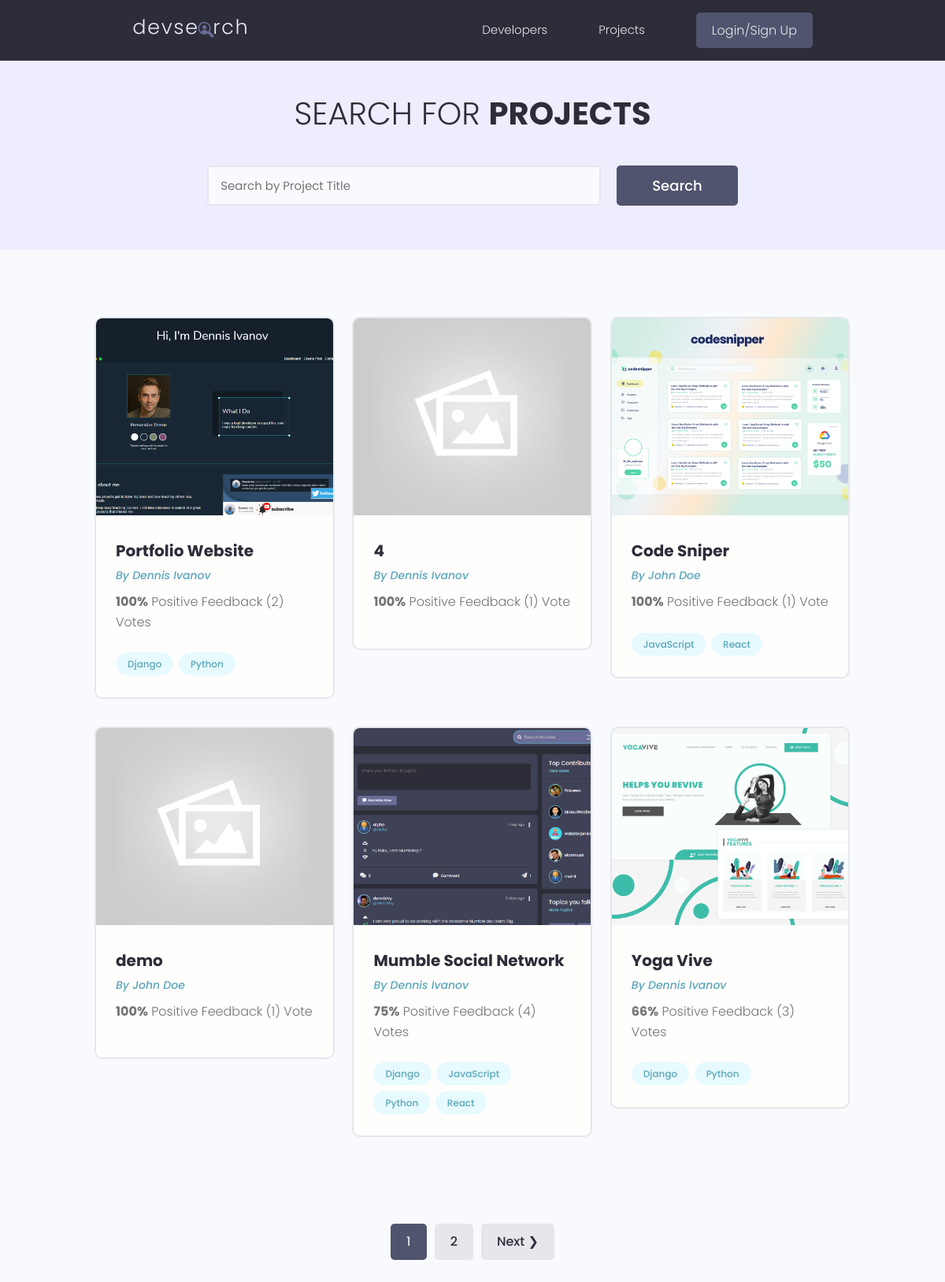
/projects/, run on the app's committed database.
### projects/models.py (models this page shows, shortened)
class Project(models.Model):
    owner = models.ForeignKey(Profile, null=True, blank=True, on_delete=models.SET_NULL)
    title = models.CharField(max_length=200)
    description = models.TextField(null=True, blank=True)
    featured_image = models.ImageField(null=True, blank=True, default="default.jpg")
    demo_link = models.CharField(max_length=2000, null=True, blank=True)
    source_link = models.CharField(max_length=2000, null=True, blank=True)
    tags = models.ManyToManyField('Tag', blank=True)
    vote_total = models.IntegerField(default=0, null=True, blank=True)
    vote_ratio = models.IntegerField(default=0, null=True, blank=True)
    created = models.DateTimeField(auto_now_add=True)
    id = models.UUIDField(default=uuid.uuid4, unique=True, primary_key=True, editable=False)
    class Meta:
        ordering = ['-vote_ratio', '-vote_total', 'title']

class Tag(models.Model):
    name = models.CharField(max_length=200)
    created = models.DateTimeField(auto_now_add=True)
    id = models.UUIDField(default=uuid.uuid4, unique=True, primary_key=True, editable=False)
    def __str__(self):
        return self.name

### users/models.py (models this page shows, shortened)
class Profile(models.Model):
    user = models.OneToOneField(User, on_delete=models.CASCADE, null=True, blank=True)
    name = models.CharField(max_length=200, blank=True, null=True)
    email = models.EmailField(max_length=500, blank=True, null=True)
    username = models.CharField(max_length=200, blank=True, null=True)
    location = models.CharField(max_length=200, blank=True, null=True)
    short_intro = models.CharField(max_length=200, blank=True, null=True)
    bio = models.TextField(blank=True, null=True)
    profile_image = models.ImageField(null=True, blank=True, upload_to='profiles/', default="profiles/user-default.png")
    social_github = models.CharField(max_length=200, blank=True, null=True)
    social_twitter = models.CharField(max_length=200, blank=True, null=True)
    social_linkedin = models.CharField(max_length=200, blank=True, null=True)
    social_youtube = models.CharField(max_length=200, blank=True, null=True)
    social_website = models.CharField(max_length=200, blank=True, null=True)
    created = models.DateTimeField(auto_now_add=True)
    id = models.UUIDField(default=uuid.uuid4, unique=True, primary_key=True, editable=False)

### projects/views.py (the view)
# urls.py: path('projects/', include('projects.urls')),
def projects(request):
    projects, search_query = searchProjects(request)
    result = 6
    custom_range, projects = paginateProjects(request, projects, result)
    context = {'projects' : projects, 'search_query' : search_query, 'custom_range' : custom_range}
    return render(request, 'projects/projects.html', context)

### projects/utils.py (called while the page is built)
def paginateProjects(request, projects, result):
    page = request.GET.get('page')
    paginator = Paginator(projects, result)
    try:
        projects = paginator.page(page)
    except PageNotAnInteger:
        page = 1
        projects = paginator.page(page)
    except EmptyPage:
        page = paginator.num_pages
        projects = paginator.page(page)
    leftIndex = (int(page) - 1)
    if leftIndex < 1:
        leftIndex = 1
    rightIndex = (int(page) + 2)
    if rightIndex > paginator.num_pages:
        rightIndex = paginator.num_pages + 1
    custom_range = range(leftIndex, rightIndex)
    return custom_range, projects

def searchProjects(request):
    search_query = ''
    if request.GET.get('search_query'):
        search_query = request.GET.get('search_query')
    tags = Tag.objects.filter(name__icontains=search_query)
    projects = Project.objects.distinct().filter(Q(title__icontains=search_query) | Q(description__icontains=search_query) | Q(owner__name__icontains=search_query) | Q(tags__in=tags))
    return projects, search_query

### projects/templates/projects/projects.html (shortened to what this page needs)
{% extends 'main.html' %}
{% block content %}
<main class="projects">
  <section class="hero-section text-center">
    <div class="container container--narrow">
      <div class="hero-section__box">
        <h2>Search for <span>Projects</span></h2>
      </div>
      <div class="hero-section__search">
        <form id='searchForm' class="form" action="{% url 'projects' %}" method="get">
          <div class="form__field">
            <input class="input input--text" id="formInput#search" type="text" name="search_query"
              value="{{search_query}}" placeholder="Search by Project Title" />
          </div>
          <input class="btn btn--sub btn--lg" type="submit" value="Search" />
        </form>
      </div>
    </div>
  </section>
  <section class="projectsList">
    <div class="container">
      <div class="grid grid--three">
      {% for project in projects %}
        <div class="column">
          <div class="card project">
            <a href="{% url 'project' project.id %}" class="project">
              <img class="project__thumbnail" src="{{ project.featured_image.url }}" alt="project thumbnail" />
              <div class="card__body">
                <h3 class="project__title">{{project.title}}</h3>
                <p><a class="project__author" href="{% url 'user-profile' project.owner.id %}">By {{project.owner.name}}</a></p>
                <p class="project--rating">
                  <span style="font-weight: bold;">{{project.vote_ratio}}%</span> Positive
                  Feedback ({{project.vote_total}}) Vote{{project.vote_total|pluralize:"s"}}
                </p>
                <div class="project__tags">
                  {% for tag in project.tags.all %}
                  <span class="tag tag--pill tag--main">
                    <small>{{tag}}</small>
                  </span>
                  {% endfor %}
                </div>
              </div>
            </a>
          </div>
        </div>
      {% endfor %}
      </div>
    </div>
  </section>
  {% include 'pagination.html' with queryset=projects custom_range=custom_range %}
</main>
{% endblock content %}

### static/styles/app.css (style rules this page uses)
:root { --color-sub: #2d2d39; }
.btn--sub { background-color: var(--color-sub-light); }
.card { border: 2px solid var(--color-light); }
img { width: 100%; }
.hero-section { height: 40vh; display: flex; align-items: center; background-color: var(--color-sub); }
.hero-section__box { margin-bottom: 4rem; }
.hero-section__box > h2, .hero-section__box > h2 > span { font-size: 4rem; color: var(--color-light); line-height: 1.3; text-transform: uppercase; }
.hero-section__box > h2 { font-weight: 300; }
.hero-section__box > h2 > span { font-weight: 700; }
.hero-section__search > .form { display: flex; align-items: center; justify-content: center; gap: 2rem; }
.hero-section__search > .form input.input--text { width: 50rem; }
.project__author { font-size: 1.4rem; font-style: italic; }
.project--rating { margin-bottom: 1.6em; margin-top: .5em; }
.projects > .hero-section { background: var(--color-sub-lighter); height: 30vh; }
.projects .hero-section__box { margin-bottom: 2.5rem; }
.projects .hero-section__box > h2 { color: var(--color-sub); }
.projects .hero-section__box > h2 > span { font-weight: 700; color: var(--color-sub); }
.projectsList { margin-top: 8rem; }
.project__thumbnail { height: 25rem; object-fit: cover; object-position: top center; }
.project__title { font-size: 2rem; font-weight: 700; color: var(--color-sub); }

### static/uikit/styles/modules/_variables.css (style rules this page uses)
:root { --color-main: #5aa5b9; --color-main-light: #e6faff; --color-sub: #3f4156; --color-sub-light: #51546e; --color-sub-lighter: #ededfd; --color-text: #737373; --color-gray: #8b8b8b; --color-light: #e5e7eb; --color-light-gray: #767676; --color-bg: #f8fafd; --color-white: #fffefd; --color-white-light: #f3f3f3; --color-success: #359e64; --color-success-bg: #def8e8; --color-error: #fc4b0b; --color-error-bg: #fff2ee; --font-base: 'Poppins', arial, helvetica, 'Segoe UI', roboto, ubuntu, sans-serif; --font-monospace: 'Fira Code', 'Courier New', courier, monospace; --font-regular: 300; --font-medium: 500; --font-bold: 700; --generic-shadow: 1px 1px 5px #00000010; --generic-transition: all 0.3s ease-in-out; }

### static/uikit/styles/modules/_base.css (style rules this page uses)
* { margin: 0; padding: 0; box-sizing: border-box; text-rendering: optimizeLegibility; color: inherit; font-size: inherit; }
html { font-size: 50%; }
@media only screen and (min-width: 480px) { html { font-size: 56.25%; } }
@media only screen and (min-width: 1200px) { html { font-size: 62.5%; } }
body { line-height: 1.6; font-weight: 400; font-size: 1.5rem; color: var(--color-text); background-color: var(--color-bg); min-height: 100vh; }

### static/uikit/styles/modules/_typography.css (style rules this page uses)
* { font-family: var(--font-base); }
h2 { font-size: 3.6rem; font-weight: var(--font-bold); }
h3 { font-size: 3.2rem; font-weight: var(--font-medium); }
p, span, strong { font-size: 1.6rem; color: var(--color-text); font-weight: var(--font-regular); }
a { padding-bottom: 2px; text-decoration: none; display: inline-block; color: var(--color-main); font-weight: var(--font-medium); }

### static/uikit/styles/modules/_utilities.css (style rules this page uses)
.container { width: 92%; max-width: 165rem; margin: 0 auto; box-sizing: border-box; }
.container--narrow { width: 92%; max-width: 120rem; }
@media screen and (min-width: 1000px) { .container { width: 90%; } }
@media screen and (min-width: 1000px) { .container--narrow { width: 85%; } }
@media screen and (min-width: 1200px) { .container { width: 80%; } }
@media screen and (min-width: 1200px) { .container--narrow { width: 72%; } }
.text-center { text-align: center; }

### static/uikit/styles/modules/_button.css (style rules this page uses)
.btn { display: inline-block; position: relative; cursor: pointer; background-color: var(--color-light); font-weight: var(--font-medium); color: var(--color-sub); text-decoration: none; padding: 1rem 2rem; border-radius: 0.5rem; border: none; width: -webkit-fit-content; width: -moz-fit-content; width: fit-content; height: -webkit-fit-content; height: -moz-fit-content; height: fit-content; font-size: 1.6rem; outline-width: 0; outline-color: transparent; -webkit-backface-visibility: hidden; backface-visibility: hidden; transition: all 0.3s ease-in-out; }
.btn--sub { background-color: var(--color-sub); color: var(--color-white); }
.btn--lg { font-size: 1.8rem; padding: 1.2rem 4.5rem; }

### static/uikit/styles/modules/_card.css (style rules this page uses)
.card { border-radius: 1rem; background-color: var(--color-white); border: 1.5px solid var(--color-light); width: auto; height: auto; margin-top: 0.5rem; margin-bottom: 0.5rem; overflow: hidden; }
.card__body, .card__header { padding: 2rem 2.5rem; }

### data on the page
Project: featured_image (picture), title "Portfolio Website", owner.name "Dennis Ivanov", vote_ratio "100", vote_total "2"
Tag: name "Django"
Tag: name "Python"
Project: featured_image (placeholder picture), title "4", owner.name "Dennis Ivanov", vote_ratio "100", vote_total "1"
Project: featured_image (picture), title "Code Sniper", owner.name "John Doe", vote_ratio "100", vote_total "1"
Tag: name "JavaScript"
Tag: name "React"
Project: featured_image (placeholder picture), title "demo", owner.name "John Doe", vote_ratio "100", vote_total "1"
Project: featured_image (picture), title "Mumble Social Network", owner.name "Dennis Ivanov", vote_ratio "75", vote_total "4"
Project: featured_image (picture), title "Yoga Vive", owner.name "Dennis Ivanov", vote_ratio "66", vote_total "3"

### other printed values
{{ page }} "1"
{{ page }} "2"
